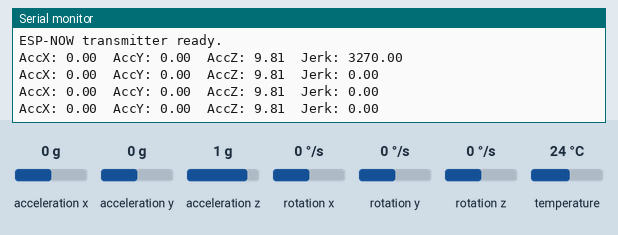
Simulated run of this sketch. Board: ESP32. Parts: the last lines printed to the serial monitor. The test bench sets the inputs (shaded band); at power-on: acceleration x 0 g, acceleration y 0 g, acceleration z 1 g, rotation x 0 °/s, rotation y 0 °/s, rotation z 0 °/s, temperature 24 °C.

Above: at 3.3 s.
3.4 s: acceleration x set to -1.4 g
At 3.83 s:
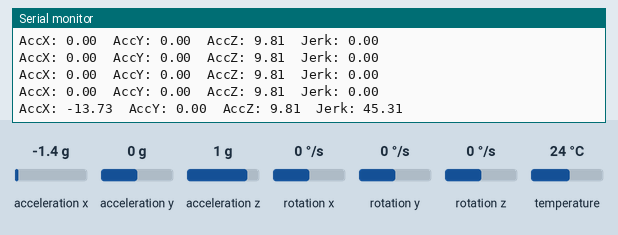
4.9 s: acceleration y set to -1.4 g
At 5.04 s:
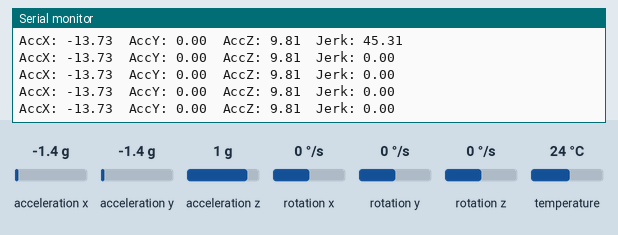
6.4 s: acceleration z set to -1.4 g
At 6.55 s:
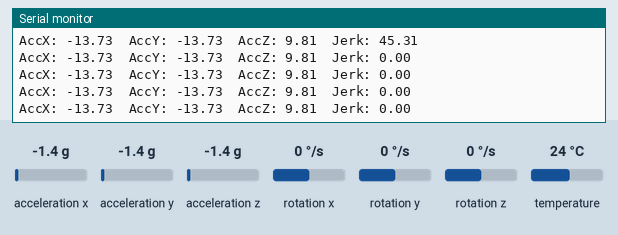
Timing chart, 0 to 9.4 s (numbered marks = the images above; inputs shaded):
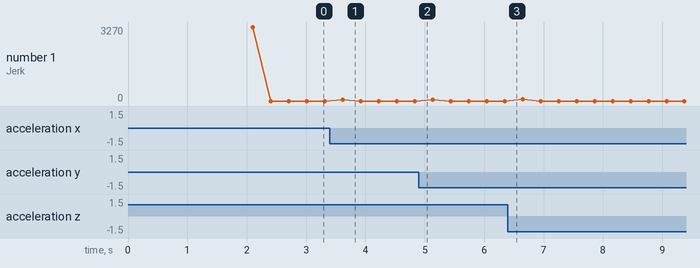

The sketch:

BOOM2.ino
```cpp
#include <Wire.h>
#include <WiFi.h>
#include <esp_now.h>
#include <Adafruit_MPU6050.h>
#include <Adafruit_Sensor.h>
#include <math.h>

#define SDA_PIN 19
#define SCL_PIN 18

Adafruit_MPU6050 mpu;

// Offsets
float accX_offset = 0, accY_offset = 0, accZ_offset = 0;
float gyroX_offset = 0, gyroY_offset = 0, gyroZ_offset = 0;

float yaw = 0.0;
unsigned long prevTime = 0;

// Receiver MAC address
uint8_t receiverAddress[] = { 0xD0, 0xEF, 0x76, 0x32, 0x4C, 0xFC };

// Struct
typedef struct struct_message {
  float accX, accY, accZ;
  float rotX, rotY, rotZ;
  float jerkMagnitude;
  bool lifting;
} struct_message;

struct_message outgoingData;

float lastAccX = 0, lastAccY = 0, lastAccZ = 0;

void calibrateMPU6050() {
  sensors_event_t a, g, temp;
  const int samples = 500;

  for (int i = 0; i < samples; i++) {
    mpu.getEvent(&a, &g, &temp);

    accX_offset += a.acceleration.x;
    accY_offset += a.acceleration.y;
    accZ_offset += a.acceleration.z;

    gyroX_offset += g.gyro.x;
    gyroY_offset += g.gyro.y;
    gyroZ_offset += g.gyro.z;

    delay(2);
  }

  accX_offset /= samples;
  accY_offset /= samples;
  accZ_offset = (accZ_offset / samples) - 9.81;  // only correct Z for gravity

  gyroX_offset /= samples;
  gyroY_offset /= samples;
  gyroZ_offset /= samples;

  Serial.println("Calibration Complete:");
  Serial.print("Acc Offsets: ");
  Serial.print(accX_offset); Serial.print(", ");
  Serial.print(accY_offset); Serial.print(", ");
  Serial.println(accZ_offset);
}

void setup() {
  Serial.begin(115200);
  Wire.begin(SDA_PIN, SCL_PIN);

  if (!mpu.begin()) {
    Serial.println("MPU6050 not detected. Check wiring.");
    while (1);
  }

  calibrateMPU6050();
  prevTime = millis();

  // ESP-NOW
  WiFi.mode(WIFI_STA);
  if (esp_now_init() != ESP_OK) {
    Serial.println("ESP-NOW init failed!");
    return;
  }

  esp_now_peer_info_t peerInfo = {};
  memcpy(peerInfo.peer_addr, receiverAddress, 6);
  peerInfo.channel = 0;
  peerInfo.encrypt = false;

  if (esp_now_add_peer(&peerInfo) != ESP_OK) {
    Serial.println("Failed to add ESP-NOW peer");
    return;
  }

  Serial.println("ESP-NOW transmitter ready.");
}

void loop() {
  sensors_event_t a, g, temp;
  mpu.getEvent(&a, &g, &temp);

  // Adjusted values (apply calibration)
  float ax = a.acceleration.x - accX_offset;
  float ay = a.acceleration.y - accY_offset;
  float az = a.acceleration.z - accZ_offset;

  float gx = g.gyro.x - gyroX_offset;
  float gy = g.gyro.y - gyroY_offset;
  float gz = g.gyro.z - gyroZ_offset;

  // Yaw estimation
  unsigned long currentTime = millis();
  float deltaTime = (currentTime - prevTime) / 1000.0;
  yaw += gz * deltaTime;
  prevTime = currentTime;

  // Jerk calculation
  float dX = ax - lastAccX;
  float dY = ay - lastAccY;
  float dZ = az - lastAccZ;
  float jerk = sqrt(dX * dX + dY * dY + dZ * dZ) / deltaTime;

  lastAccX = ax;
  lastAccY = ay;
  lastAccZ = az;

  // Populate struct
  outgoingData.accX = ax;
  outgoingData.accY = ay;
  outgoingData.accZ = az;
  outgoingData.rotX = gx;
  outgoingData.rotY = gy;
  outgoingData.rotZ = gz;
  outgoingData.jerkMagnitude = jerk;
  outgoingData.lifting = true;

  // Debug print
  Serial.print("AccX: "); Serial.print(ax);
  Serial.print("  AccY: "); Serial.print(ay);
  Serial.print("  AccZ: "); Serial.print(az);
  Serial.print("  Jerk: "); Serial.println(jerk);

  // Send
  esp_now_send(receiverAddress, (uint8_t *)&outgoingData, sizeof(outgoingData));

  delay(300);
}
```

Measured:
- after the input at 3.4 s, the serial monitor: prints a new line after 0.22 s (image 1)
